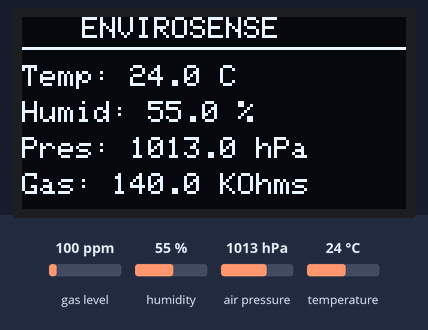
A sketch run on a simulated ESP32. Parts: 128×64 one-colour display. The inputs (shaded band) are chosen by the test bench; at power-on: humidity 55 %, temperature 24 °C, gas level 100 ppm, air pressure 1013 hPa. What the sketch prints to the serial monitor is not drawn.

Above: at 1.2 s.
1.3 s: humidity set to 22 %
At 2.6 s:
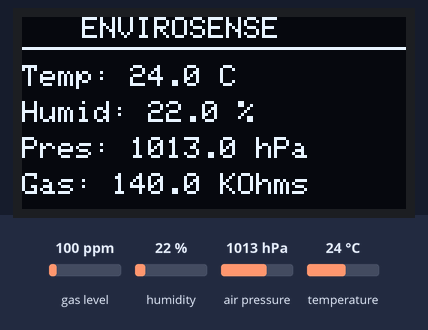
2.9 s: temperature set to 12 °C
At 4.4 s:
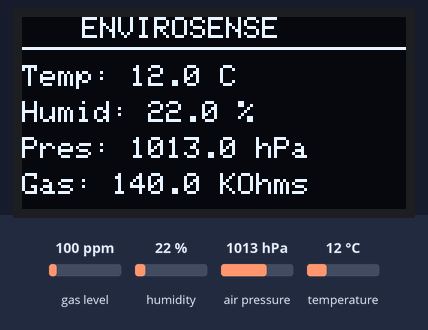
5.2 s: gas level set to 20 ppm
7.6 s: air pressure set to 952 hPa
At 9.6 s:
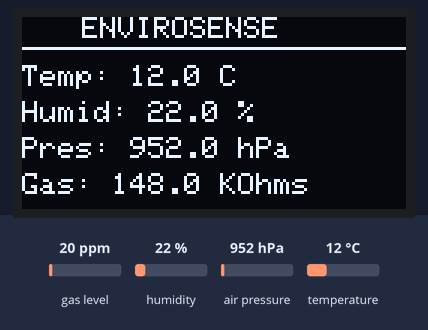
9.9 s: humidity set to 40 %
At 11.3 s:
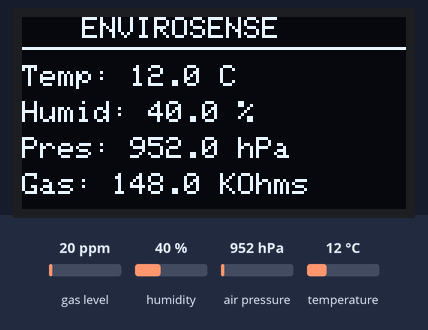
Timing chart, 0 to 12.9 s (numbered marks = the images above; inputs shaded):
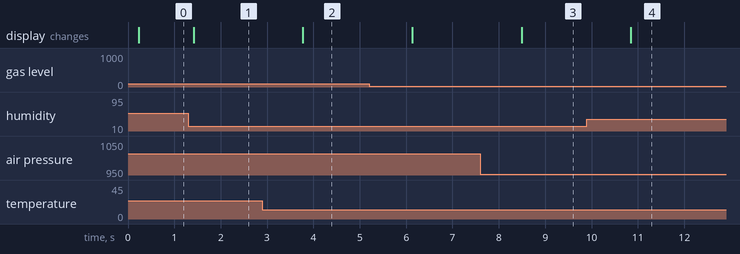

Measured:
- after the input at 1.3 s, the display: changes after 0.11 s (image 1)
- after the input at 2.9 s, the display: changes after 0.87 s (image 2)
- after the input at 7.6 s, the display: changes after 0.89 s (image 3)
- after the input at 9.9 s, the display: changes after 0.95 s (image 4)

The sketch:

OLED.ino
```cpp
#include <SPI.h>
#include <Wire.h>
#include <Adafruit_GFX.h>
#include <Adafruit_SSD1306.h>
#include <Adafruit_Sensor.h>
#include <Adafruit_BME680.h>

// --- Configuration Pins & Constants ---
#define SDA_PIN 6
#define SCL_PIN 7
#define SEALEVELPRESSURE_HPA (1013.25)

// --- OLED Configuration ---
#define SCREEN_WIDTH 128
#define SCREEN_HEIGHT 64
#define OLED_RESET     -1
#define SCREEN_ADDRESS 0x3C // Change to 0x3D if your OLED doesn't respond
Adafruit_SSD1306 display(SCREEN_WIDTH, SCREEN_HEIGHT, &Wire, OLED_RESET);

// --- BME680 Configuration ---
Adafruit_BME680 bme;

void setup() {
  Serial.begin(115200);

  // 1. Initialize I2C on GPIO6 and GPIO7 for BOTH devices
  Wire.begin(SDA_PIN, SCL_PIN);

  // 2. Initialize the OLED display
  if(!display.begin(SSD1306_SWITCHCAPVCC, SCREEN_ADDRESS)) {
    Serial.println(F("SSD1306 allocation failed"));
    for(;;);
  }

  display.clearDisplay();
  display.setTextSize(1);
  display.setTextColor(SSD1306_WHITE);
  display.setCursor(0, 20);
  display.println("Initializing...");
  display.display();

  // 3. Initialize BME680 sensor
  // Note: If it fails, try changing to bme.begin(0x77) depending on your module address
  if (!bme.begin(0x77)) {
    Serial.println("Could not find a valid BME680 sensor!");
    display.clearDisplay();
    display.setCursor(0, 20);
    display.println("BME680 Error!");
    display.display();
    while (1);
  }

  // BME680 Oversampling settings
  bme.setTemperatureOversampling(BME680_OS_8X);
  bme.setHumidityOversampling(BME680_OS_2X);
  bme.setPressureOversampling(BME680_OS_4X);
  bme.setIIRFilterSize(BME680_FILTER_SIZE_3);

  // Gas sensor heater
  bme.setGasHeater(320, 150);

  Serial.println("System Initialized!");
}

void loop() {
  // Fetch data from sensor
  if (!bme.performReading()) {
    Serial.println("Failed to perform reading :(");
    return;
  }

  // --- Print to Serial Monitor (Optional) ---
  Serial.print("Temperature = "); Serial.print(bme.temperature); Serial.println(" *C");
  Serial.print("Humidity = ");    Serial.print(bme.humidity);    Serial.println(" %");

  // --- Print to OLED Display ---
  display.clearDisplay();
  display.setTextSize(1);
  display.setTextColor(SSD1306_WHITE);

  // Line 1: Title
  display.setCursor(20, 0);
  display.println("ENVIROSENSE");
  display.drawFastHLine(0, 10, 128, SSD1306_WHITE); // Draw a separation line

  // Line 2: Temperature
  display.setCursor(0, 16);
  display.print("Temp: ");
  display.print(bme.temperature, 1); // 1 decimal place
  display.print(" C");

  // Line 3: Humidity
  display.setCursor(0, 28);
  display.print("Humid: ");
  display.print(bme.humidity, 1);
  display.print(" %");

  // Line 4: Pressure
  display.setCursor(0, 40);
  display.print("Pres: ");
  display.print(bme.pressure / 100.0, 1);
  display.print(" hPa");

  // Line 5: Gas Resistance (Air Quality metric)
  display.setCursor(0, 52);
  display.print("Gas: ");
  display.print(bme.gas_resistance / 1000.0, 1);
  display.print(" KOhms");

  // Refresh display with new data
  display.display();

  // Slow down readings slightly for display stability
  delay(1000);
}
```
